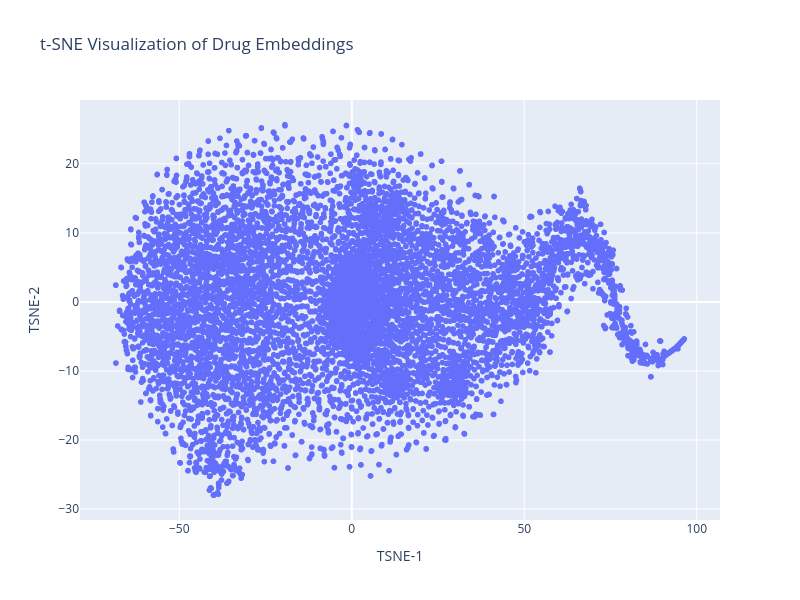

Notebook code for this chart:
### Code cell
plot_embeddings(embedding)

### Figure 1 — Plotly figure (JSON) as saved in the notebook; plotly's stock layout.template omitted (floating-point values rounded to 4 significant figures; data arrays with more than 128 entries replaced by an {"elided": "..."} marker saying what was removed)
{"data": [{"hovertemplate": "TSNE-1=%{x}<br>TSNE-2=%{y}<extra></extra>", "legendgroup": "", "marker": {"color": "#636efa", "symbol": "circle"}, "mode": "markers", "name": "", "showlegend": false, "type": "scattergl", "x": {"elided": "8723 float values"}, "xaxis": "x", "y": {"elided": "8723 float values"}, "yaxis": "y"}], "layout": {"height": 600, "legend": {"tracegroupgap": 0}, "title": {"text": "t-SNE Visualization of Drug Embeddings"}, "width": 800, "xaxis": {"anchor": "y", "domain": [0, 1], "title": {"text": "TSNE-1"}}, "yaxis": {"anchor": "x", "domain": [0, 1], "title": {"text": "TSNE-2"}}}}
